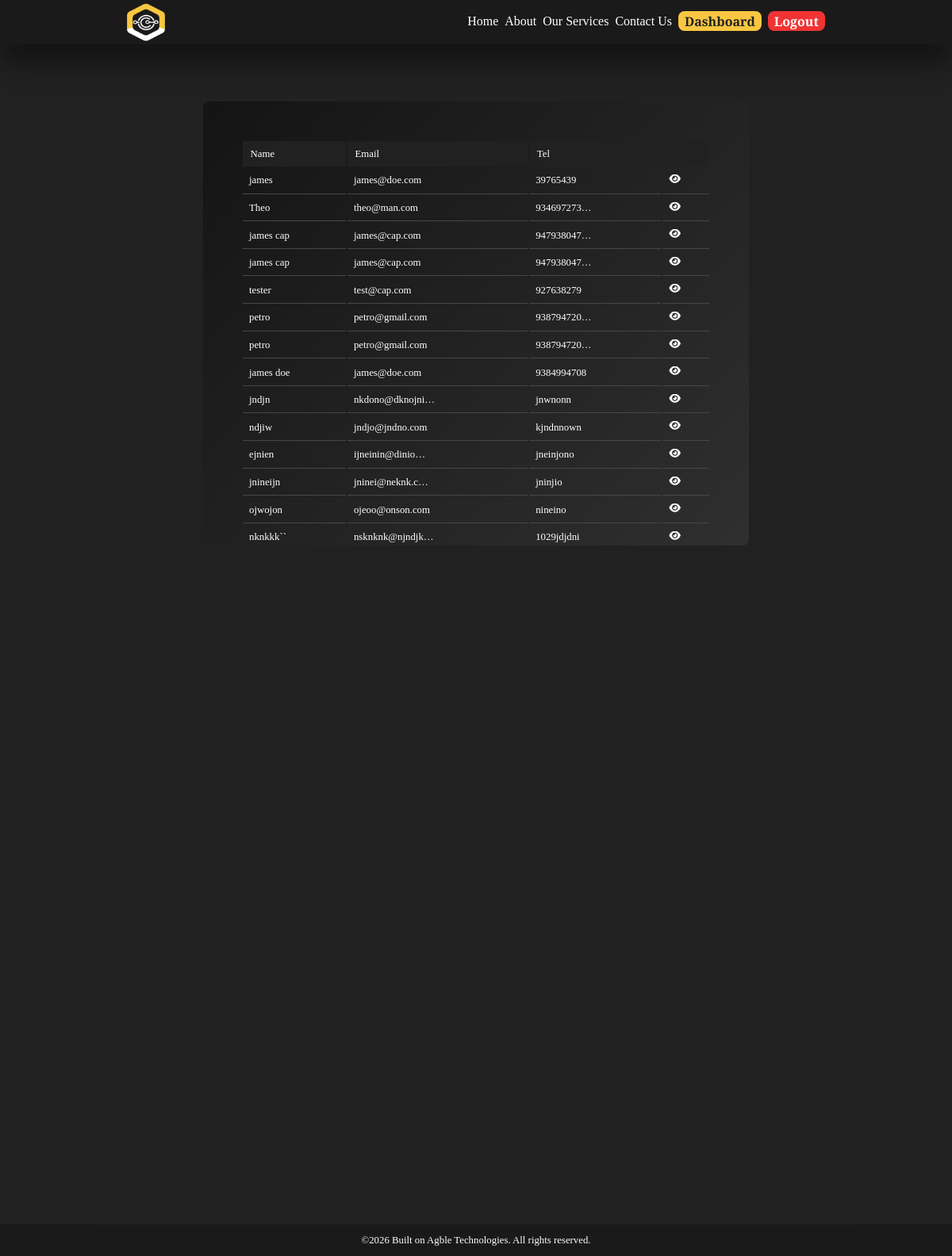
The page /client_contact/ (signed in) on the database its author committed.
### main/models.py (models this page shows, shortened)
class Contact_Us(models.Model):
    name = models.CharField(max_length=60)
    email = models.EmailField()
    tel = models.CharField(max_length=15)
    message = models.TextField(max_length=2000)
    mandatory_field = models.CharField(max_length=20, blank=True)

### main/views.py (the view)
# urls.py: path('client_contact/', views.client_contact, name='client_contact'),
@login_required
def client_contact(request):
    return render(request, 'main/client_contact.html', {
        'client_contact': Contact_Us.objects.all().order_by('-id')
    })

### main/templates/main/client_contact.html
{% extends 'main/layout.html' %}
{% load static %}
{% block content %}
<div class="form_field" id="form_field_for_table">
    <table>
        <thead>
            <tr>
                <th>Name</th>
                <th>Email</th>
                <th>Tel</th>
                <th></th>
            </tr>
        </thead>
        <tbody>
            {% for contact in client_contact %}
            <tr>
                <td>{{ contact.name|truncatechars:10 }}</td>
                <td>{{ contact.email|truncatechars:15 }}</td>
                <td>{{contact.tel|truncatechars:10 }}</td>
                <td><a href="{% url 'main:contact_detail' contact.id %}"><i class="fa-solid fa-eye"></i></a></td>
            </tr>
            {% endfor %}
        </tbody>
    </table>
</div>
{% endblock %}

### main/templates/main/layout.html (shortened to what this page needs)
<!DOCTYPE html>
<html lang="en">
{% load static %}
<head>
    <link rel="stylesheet" href="https://cdnjs.cloudflare.com/ajax/libs/font-awesome/6.2.1/css/all.min.css">
    <link rel="stylesheet" href="{% static 'main/css/styles.css' %}">
</head>
<body>
    <nav>
        <div class="nav_logo">
            <a href="{% url 'main:index' %}">
                <img src="{% static 'main/images/logo.png' %}" alt="Tech Mart Liberia Logo">
            </a>
        </div>
        <div class="menu_items">
            <ul>
                <li><a href="{% url 'main:index' %}"
                        class="{% if request.resolver_match.url_name == 'index' %}active{% endif %}">Home</a></li>
                <li><a href="{% url 'main:about' %}"
                        class="{% if request.resolver_match.url_name == 'about' %}active{% endif %}">About</a></li>
                <li><a href="{% url 'main:services' %}"
                        class="{% if request.resolver_match.url_name == 'services' %}active{% endif %}">Our Services</a>
                </li>
                <li><a href="{% url 'main:contact' %}"
                        class="{% if request.resolver_match.url_name == 'contact' %}active{% endif %}">Contact Us</a>
                </li>
                {% if user.is_authenticated %}
                <li><a href="{% url 'main:user_dash' %}" id="dashboard">Dashboard</a></li>
                <li><a href="{% url 'main:logout' %}" id="logout">Logout</a></li>
                {% endif %}
            </ul>
        </div>
    </nav>
    <main>
        {% block content %}
        {% endblock %}
    </main>
    <footer>
        <center>
            <a href="">
                <p>&copy;2026 Built on Agble Technologies. All rights reserved.</p>
            </a>
        </center>
    </footer>
</body>
</html>

### main/static/main/css/styles.css (style rules this page uses)
:root { --default_bg: #222121; --deep_bg: #0b0b0b; --color_gold: #f8c641; --text_color: #ffffff; --text_color_variant: rgb(71, 71, 71); --color_danger: #f03333; --nav_bg: rgba(0, 0, 0, 0.2); --transition: all 300ms ease; --box_shadow: 0 1.5rem 2rem rgba(0, 0, 0, 0.4); --border_radius: 0.5rem; }
p { font-size: 1rem; }
body { background-color: var(--default_bg); }
nav { background-color: var(--nav_bg); display: flex; justify-content: space-between; position: fixed; top: 0; left: 0; width: 100%; z-index: 200; height: 3.5rem; margin: 0; padding: 1rem 10rem; backdrop-filter: blur(50px); -webkit-backdrop-filter: blur(20px); transition: var(--transition); overflow: visible; }
.nav_logo { width: 3rem; height: 3rem; overflow: hidden; }
.nav_logo img { width: 100%; height: 100%; }
.menu_items ul { display: flex; gap: 0.5rem; }
.menu_items ul li a { position: relative; display: inline-block; text-decoration: none; color: inherit; }
.menu_items ul li a::after { content: ""; position: absolute; left: 0; bottom: 0; width: 100%; height: 0.5px; background-color: var(--color_gold); transform: scaleX(0); transform-origin: left; transition: transform 0.3s ease; }
main { margin-top: 3rem; padding: 0 10rem; margin-bottom: 5rem; }
.form_field { margin: 5rem 6rem; background: linear-gradient(135deg, #141414, #302f2f, #1e1c1c); background-size: 200% 200%; animation: smoothShift 20s ease-in-out infinite; padding: 3rem; border-radius: var(--border_radius); display: grid; gap: 2rem; }
#dashboard { background-color: var(--color_gold); color: var(--default_bg); font-weight: 900; padding: .3rem .5rem; border-radius: var(--border_radius); }
#logout { background-color: var(--color_danger); color: var(--text_color); font-weight: 900; padding: .3rem .5rem; border-radius: var(--border_radius); }
#form_field_for_table { height: 35rem; overflow-y: scroll; }
table { font-size: .8rem; }
th { text-align: left; padding: .6rem; background-color: var(--default_bg); }
td { border-bottom: 0.1px solid rgb(71, 71, 71); padding: .5rem; }
tr:nth-child(even) { background-color: var(--nav); }
footer { background-color: var(--nav_bg); padding: 0 5rem; position: fixed; bottom: 0; left: 0; width: 100%; z-index: 200; height: 2.5rem; backdrop-filter: blur(50px); -webkit-backdrop-filter: blur(20px); transition: var(--transition); }
center p { font-size: 0.8rem; padding-top: 0.9rem; }

### rows shown on the page
Contact_Us: name "james", email "james@doe.com", tel "39765439"
Contact_Us: name "Theo", email "theo@man.com", tel "934697273…"
Contact_Us: name "james cap", email "james@cap.com", tel "947938047…"
Contact_Us: name "james cap", email "james@cap.com", tel "947938047…"
Contact_Us: name "tester", email "test@cap.com", tel "927638279"
Contact_Us: name "petro", email "petro@gmail.com", tel "938794720…"
Contact_Us: name "petro", email "petro@gmail.com", tel "938794720…"
Contact_Us: name "james doe", email "james@doe.com", tel "9384994708"
Contact_Us: name "jndjn", email "nkdono@dknojni…", tel "jnwnonn"
Contact_Us: name "ndjiw", email "jndjo@jndno.com", tel "kjndnnown"
Contact_Us: name "ejnien", email "ijneinin@dinio…", tel "jneinjono"
Contact_Us: name "jnineijn", email "jninei@neknk.c…", tel "jninjio"
Contact_Us: name "ojwojon", email "ojeoo@onson.com", tel "nineino"
Contact_Us: name "nknkkk``", email "nsknknk@njndjk…", tel "1029jdjdni"
